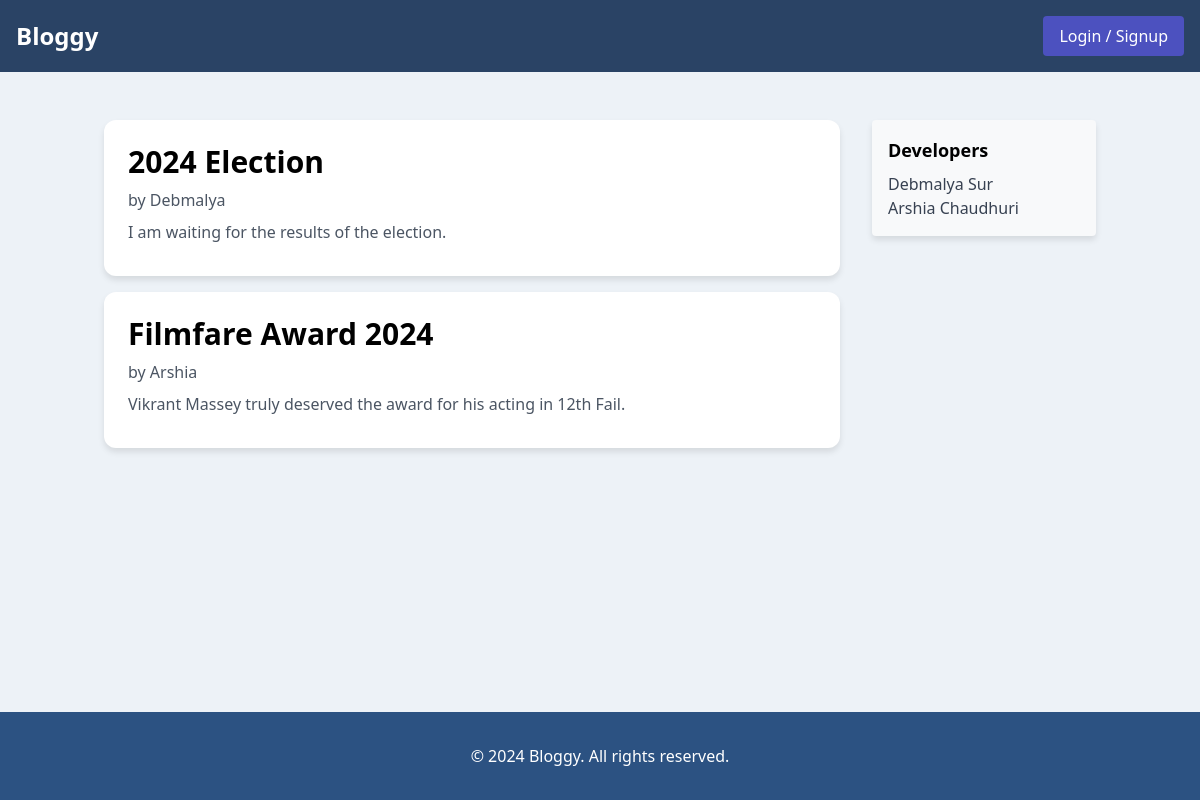
Page /home on the earlier database version.
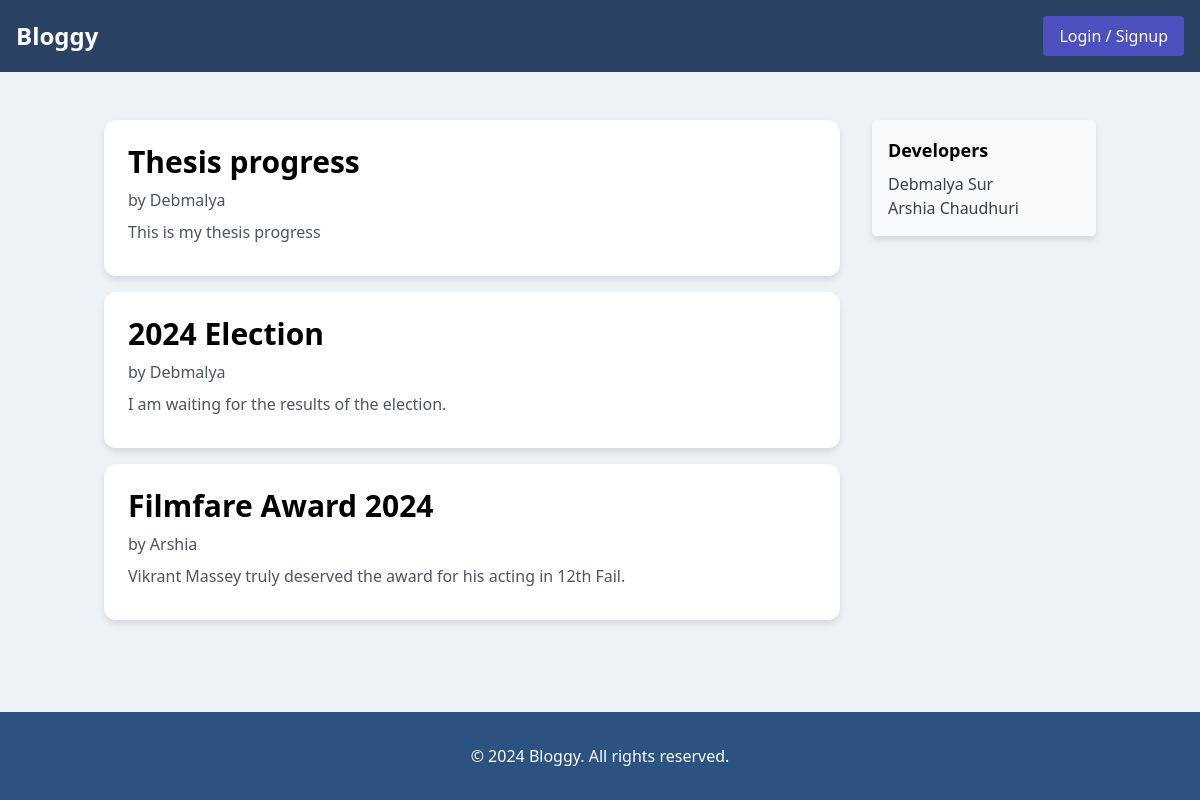
Same page on the later database version.
### utils/db.py (models this page shows)
class Blog(db.Model):
    blogId = db.Column(db.String(50), primary_key=True)
    title = db.Column(db.String(100), nullable=False)
    body = db.Column(db.String(1000), nullable=False)
    imageURI = db.Column(db.String(50), nullable=True)
    blogsCreated = db.relationship('AllBlogs', backref='blog', cascade='all, delete-orphan')

class AllBlogs(db.Model):
    userName = db.Column(db.String(50), db.ForeignKey('user.userName', ondelete='CASCADE'), primary_key=True)
    blogId = db.Column(db.String(50), db.ForeignKey('blog.blogId', ondelete='CASCADE'), primary_key=True)

### main.py (the view)
@app.route('/')
@app.route('/home')
def home():
    data = display_all()
    return render_template('home.html', data=data, length = len(data))

### functionalities/displayAll.py (called while the page is built)
def display_all():
    blogs = AllBlogs.query.all()
    result=[]
    for blog in blogs:
        userName=blog.userName
        blogId=blog.blogId
        blogData=Blog.query.get(blogId)
        blogTitle=blogData.title
        blogBody=blogData.body
        blogImageURI=blogData.imageURI
        post={}
        post["userName"] = userName
        post["blogId"] = blogId
        post["title"] = blogTitle
        post["body"] = blogBody
        post["imageURI"] = blogImageURI
        result.append(post)
    result = result[::-1]
    return result

### templates/home.html (shortened to what this page needs)
<!DOCTYPE html>
<html lang="en">
<head>
    <link rel="stylesheet" href="/static/home.css">
    <link href="https://cdn.jsdelivr.net/npm/tailwindcss@2.2.19/dist/tailwind.min.css" rel="stylesheet">
</head>
<body>
    <nav class="navbar p-4 flex justify-between items-center">
        <a href="/"><div class="text-white text-2xl font-bold">Bloggy</div></a>
        {% if "userName" in session %}
        <a href="/logout"><button class="text-white px-4 py-2 rounded logout">Logout</button></a>
        {% else %}
        <a href="/login"><button class="text-white px-4 py-2 rounded">Login / Signup</button></a>
        {% endif %}
    </nav>
    <div class="container mx-auto mt-8 flex">
        <div class="w-3/4 p-4">
            {% for i in range(length) %}
            <a href="/blog/{{data[i]['blogId']}}">
                <div class="blog-card mb-4 p-6">
                    <h2 class="text-3xl font-bold mb-2">{{ data[i]['title'] }}</h2>
                    <p class="text-gray-600 mb-2">by {{ data[i]['userName'] }}</p>
                    <p class="text-gray-600 mb-2">{{data[i]['body']}}</p>
                </div>
            </a>
            {% endfor %}
        </div>
        <div class="w-1/4 p-4 sticky top-0">
            <div class="promotion-card p-4 rounded">
                <h3 class="text-lg font-semibold mb-2">Developers</h3>
                <p class="text-gray-700">Debmalya Sur</p>
                <p class="text-gray-700">Arshia Chaudhuri</p>
            </div>
        </div>
    </div>
    <footer>
        <p>&copy; 2024 Bloggy. All rights reserved.</p>
    </footer>
</body>
</html>

### static/home.css (style rules this page uses)
body { display: flex; flex-direction: column; min-height: 100vh; background-color: #edf2f7; font-family: 'Poppins', sans-serif; }
.blog-card { background-color: #ffffff; border-radius: 12px; box-shadow: 0 4px 6px rgba(0, 0, 0, 0.1); padding: 20px; }
.navbar { background-color: #2a4365; }
.navbar button { background-color: #4c51bf; transition: background-color 0.3s ease; }
.blog-card { background-color: #ffffff; border-radius: 12px; box-shadow: 0 4px 6px rgba(0, 0, 0, 0.1); transition: transform 0.3s ease; }
.promotion-card { background-color: #f8f9fa; border-radius: 12px; box-shadow: 0 4px 6px rgba(0, 0, 0, 0.1); }
footer { text-align: center; margin-top: auto; background-color: #2c5282; color: #ffffff; padding: 2rem 0; text-align: center; }

Differences in the rows shown:
added Blog: title "Thesis progress", body "This is my thesis progress"
added AllBlogs: userName "Debmalya"
Other differences:
new list line: "by"
